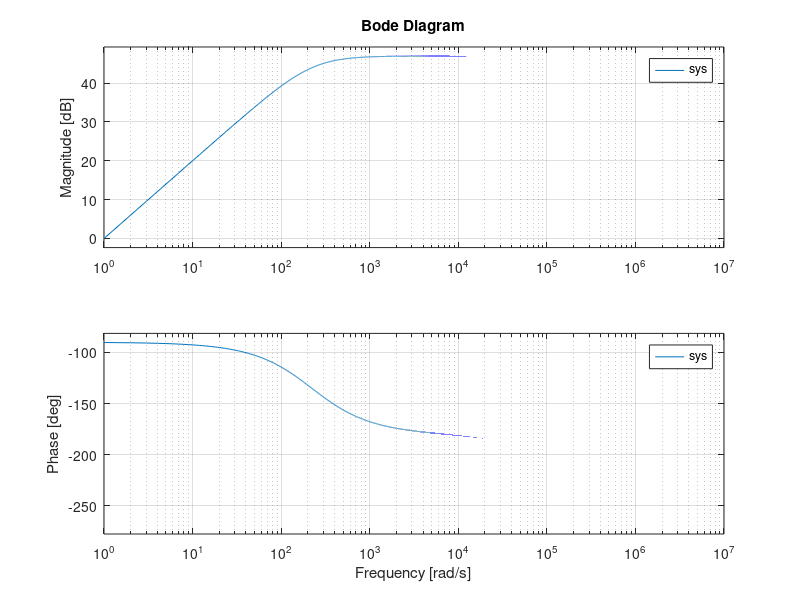

The MATLAB script that drew this image:
num=[-1,0];
den=[0.0045,1];
sys1=tf(num,den);
num=[1];
den=[4.5e-6,1];
sys2=tf(num,den);
sys=sys1*sys2;
bode(sys,[1:1E7]);
